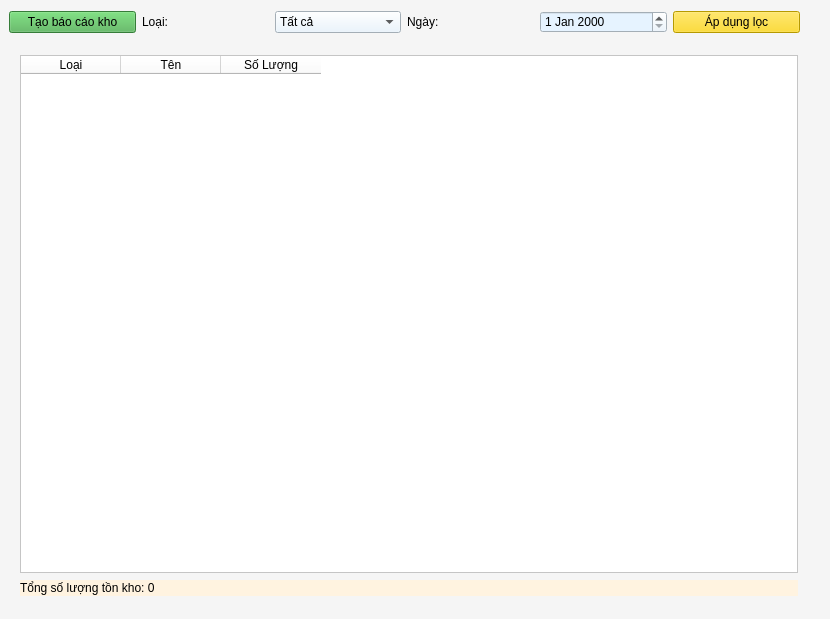
<?xml version="1.0" encoding="UTF-8"?>
<ui version="4.0">
 <class>Form</class>
 <widget class="QWidget" name="Form">
  <property name="geometry">
   <rect>
    <x>0</x>
    <y>0</y>
    <width>830</width>
    <height>619</height>
   </rect>
  </property>
  <property name="windowTitle">
   <string>Báo cáo kho</string>
  </property>
  <property name="styleSheet">
   <string>background-color: #F5F5F5; color: black;</string>
  </property>
  <widget class="QWidget" name="layoutWidget">
   <property name="geometry">
    <rect>
     <x>9</x>
     <y>7</y>
     <width>791</width>
     <height>30</height>
    </rect>
   </property>
   <layout class="QHBoxLayout" name="horizontalLayout1">
    <item>
     <widget class="QPushButton" name="generateInventoryButton">
      <property name="text">
       <string>Tạo báo cáo kho</string>
      </property>
      <property name="styleSheet">
       <string>background-color: #4CAF50; color: black;</string>
      </property>
     </widget>
    </item>
    <item>
     <widget class="QLabel" name="labelFilterType">
      <property name="text">
       <string>Loại:</string>
      </property>
      <property name="styleSheet">
       <string>color: black;</string>
      </property>
     </widget>
    </item>
    <item>
     <widget class="QComboBox" name="filterTypeCombo">
      <property name="styleSheet">
       <string>background-color: #E6F3FF; color: black;</string>
      </property>
      <item>
       <property name="text">
        <string>Tất cả</string>
       </property>
      </item>
      <item>
       <property name="text">
        <string>Thú cưng</string>
       </property>
      </item>
      <item>
       <property name="text">
        <string>Sản phẩm</string>
       </property>
      </item>
     </widget>
    </item>
    <item>
     <widget class="QLabel" name="labelFilterDate">
      <property name="text">
       <string>Ngày:</string>
      </property>
      <property name="styleSheet">
       <string>color: black;</string>
      </property>
     </widget>
    </item>
    <item>
     <widget class="QDateEdit" name="filterDateEdit">
      <property name="styleSheet">
       <string>background-color: #E6F3FF; color: black;</string>
      </property>
     </widget>
    </item>
    <item>
     <widget class="QPushButton" name="applyFilterButton">
      <property name="text">
       <string>Áp dụng lọc</string>
      </property>
      <property name="styleSheet">
       <string>background-color: #FFD700; color: black;</string>
      </property>
     </widget>
    </item>
   </layout>
  </widget>
  <widget class="QTableWidget" name="inventoryTable">
   <property name="geometry">
    <rect>
     <x>20</x>
     <y>55</y>
     <width>778</width>
     <height>518</height>
    </rect>
   </property>
   <property name="styleSheet">
    <string>background-color: #FFFFFF; color: black; alternate-background-color: #F0F0F0;</string>
   </property>
   <column>
    <property name="text">
     <string>Loại</string>
    </property>
   </column>
   <column>
    <property name="text">
     <string>Tên</string>
    </property>
   </column>
   <column>
    <property name="text">
     <string>Số Lượng</string>
    </property>
   </column>
  </widget>
  <widget class="QLabel" name="totalQuantityLabel">
   <property name="geometry">
    <rect>
     <x>20</x>
     <y>580</y>
     <width>778</width>
     <height>16</height>
    </rect>
   </property>
   <property name="text">
    <string>Tổng số lượng tồn kho: 0</string>
   </property>
   <property name="styleSheet">
    <string>background-color: #FFF3E0; color: black;</string>
   </property>
  </widget>
 </widget>
 <resources/>
 <connections/>
</ui>
